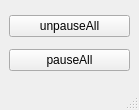
<?xml version="1.0" encoding="UTF-8"?>
<ui version="4.0">
 <class>MainWindow</class>
 <widget class="QMainWindow" name="MainWindow">
  <property name="geometry">
   <rect>
    <x>0</x>
    <y>0</y>
    <width>139</width>
    <height>110</height>
   </rect>
  </property>
  <property name="maximumSize">
   <size>
    <width>139</width>
    <height>110</height>
   </size>
  </property>
  <property name="windowTitle">
   <string>MainWindow</string>
  </property>
  <widget class="QWidget" name="centralwidget">
   <layout class="QVBoxLayout" name="verticalLayout_4">
    <item>
     <widget class="QPushButton" name="unpauseButton">
      <property name="text">
       <string>unpauseAll</string>
      </property>
     </widget>
    </item>
    <item>
     <widget class="QPushButton" name="pauseButton">
      <property name="text">
       <string>pauseAll</string>
      </property>
     </widget>
    </item>
   </layout>
  </widget>
  <widget class="QMenuBar" name="menubar">
   <property name="geometry">
    <rect>
     <x>0</x>
     <y>0</y>
     <width>139</width>
     <height>28</height>
    </rect>
   </property>
  </widget>
  <widget class="QStatusBar" name="statusbar"/>
 </widget>
 <resources/>
 <connections/>
</ui>
